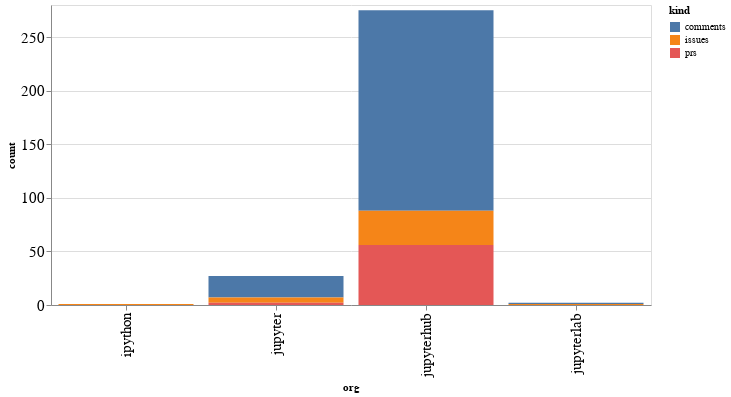

Here is the notebook cell this chart was saved with:
### Code cell
alt.Chart(org_summaries, width=600).mark_bar().encode(
    x='org',
    y='count',
    color='kind',
    tooltip="org"
)

### Figure 1 — Vega-Lite specification as saved in the notebook (floating-point values rounded to 4 significant figures)
{"config": {"axisLeft": {"labelFontSize": 15}, "axisBottom": {"labelFontSize": 15}}, "data": {"name": "data-78ee3d44e4024e9ecc9dd9f39c1088d2"}, "mark": "bar", "encoding": {"color": {"type": "nominal", "field": "kind"}, "tooltip": {"type": "nominal", "field": "org"}, "x": {"type": "nominal", "field": "org"}, "y": {"type": "quantitative", "field": "count"}}, "width": 600, "$schema": "https://vega.github.io/schema/vega-lite/v4.8.1.json", "datasets": {"data-78ee3d44e4024e9ecc9dd9f39c1088d2": [{"org": "ipython", "kind": "issues", "count": 1}, {"org": "jupyter", "kind": "comments", "count": 20}, {"org": "jupyter", "kind": "issues", "count": 5}, {"org": "jupyter", "kind": "prs", "count": 2}, {"org": "jupyterhub", "kind": "comments", "count": 187}, {"org": "jupyterhub", "kind": "issues", "count": 32}, {"org": "jupyterhub", "kind": "prs", "count": 56}, {"org": "jupyterlab", "kind": "comments", "count": 1}, {"org": "jupyterlab", "kind": "issues", "count": 1}]}}
